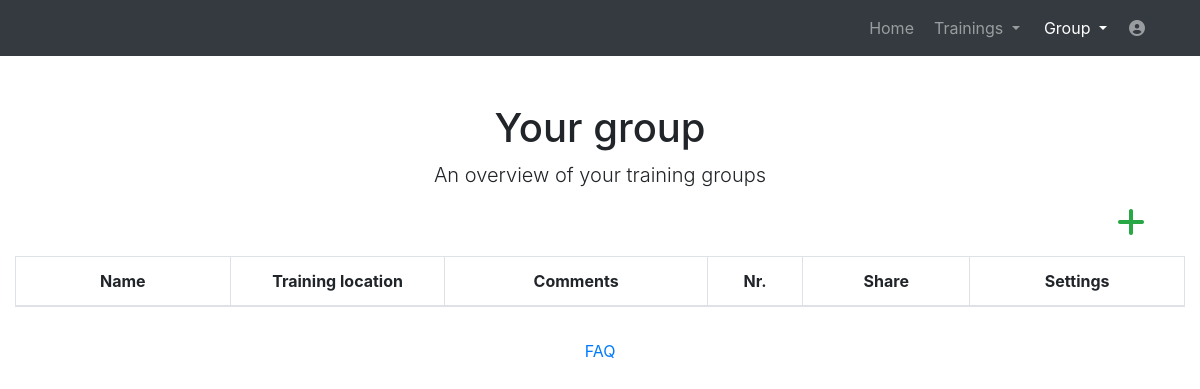
/website/groupnew (signed in), run on an earlier commit of the app's database.
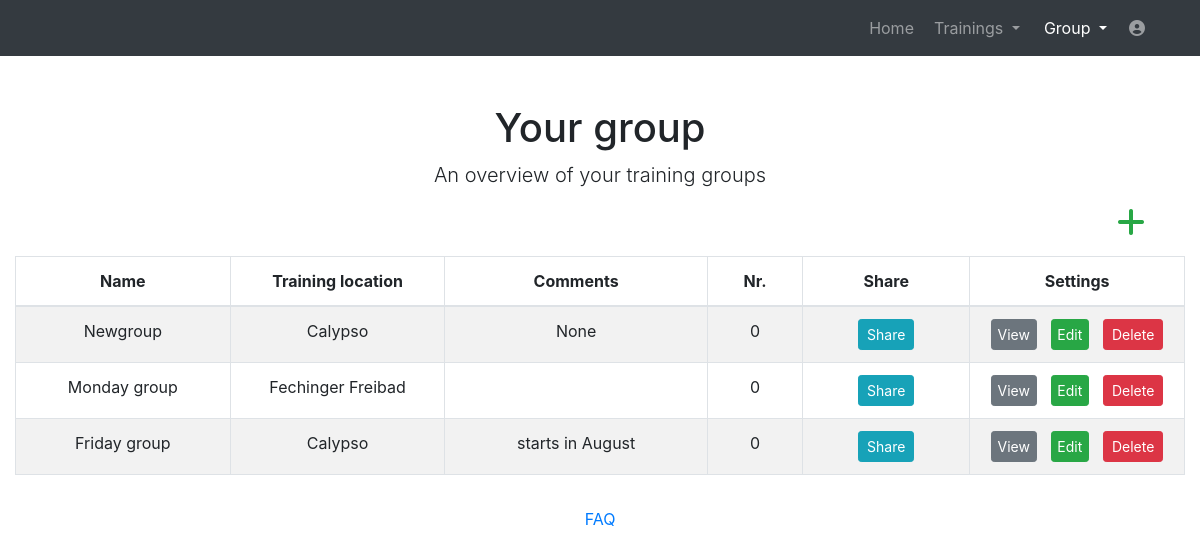
And on a later commit of the database.
### website/models.py (models this page shows)
class Group(models.Model):
    name = models.CharField(max_length=30)
    num = models.IntegerField(default=0)
    comments = models.CharField(max_length=828, null=True)
    place = models.CharField(max_length=255, null=True)
    user = models.ForeignKey(User, on_delete=models.CASCADE)

### website/views_loggedin.py (the view)
# urls.py: path('groupnew', views_loggedin.groupnew, name='groupnew'),
@login_required
def groupnew(request):
    user = request.user
    group = Group.objects.filter(user=user)
    return render(request, 'groupnew.html', context={'group': group})

### templates/groupnew.html (shortened to what this page needs)
<!DOCTYPE html>
<html lang="en">
<head>
  {% load static %}
  <link href="{% static 'vendor/bootstrap/css/bootstrap.min.css' %}" rel="stylesheet">
  <link media="screen" href="{% static 'css/plan.css' %}" rel="stylesheet">
  <link href="{% static 'vendor/fontawesome-free/css/all.min.css' %}" rel="stylesheet" type="text/css">
  <link href="//netdna.bootstrapcdn.com/font-awesome/3.2.1/css/font-awesome.css" rel="stylesheet">
<body>
  <nav class="navbar navbar-expand-lg navbar-dark bg-dark static-top">
    <div class="container">
      <div class="collapse navbar-collapse" id="navbarResponsive">
        <ul class="navbar-nav ml-auto">
          <li class="nav-item ">
            <a class="nav-link" href="home">Home</a>
          </li>
		  <li class="nav-item dropdown no-arrow mx-1">
			<a class="nav-link dropdown-toggle" href="#" id="messagesDropdown" role="button" data-toggle="dropdown" aria-haspopup="true" aria-expanded="false">
					Trainings
			</a>
		  </li>
          <li class="nav-item dropdown no-arrow mx-1 active">
			<a class="nav-link dropdown-toggle" href="#" id="messagesDropdown" role="button" data-toggle="dropdown" aria-haspopup="true" aria-expanded="false">
					Group
			</a>
		  </li>
		   <li class="nav-item dropdown no-arrow">
			<a class="nav-link " href="#" id="userDropdown" role="button" data-toggle="dropdown" aria-haspopup="true" aria-expanded="false">
			  <i class="fas fa-user-circle fa-fw"></i>
			</a>
		  </li>
        </ul>
      </div>
    </div>
  </nav>
  <div class="container">
    <div class="row">
      <div class="col-lg-12 text-center">
        <h1 class="mt-5">Your group</h1>
        <p class="lead">An overview of your training groups</p>
      </div>
    </div>
  </div>
    <div class="container" style="max-width: 1340px;">
    {% include 'grouptablenew.html' %}
  </div>
    <footer class="page-footer font-small blue">
      <div class="footer-copyright text-center py-3">
        <a href="help"> FAQ</a>
      </div>
    </footer>
</body>
</html>

### templates/grouptablenew.html (shortened to what this page needs)
{% load static %}
    <div>
      <div >
        <div id="table" class="table-editable">
          <span class="table-add float-right mb-3 mr-2">
              <a href="{% url 'newgroup' %}" class="text-success" style="margin-right: 2.0rem !important;">
                <i class="fas fa-plus fa-2x" aria-hidden="true"></i>
              </a>
          </span>
          <table id="mytable" class="table table-bordered table-responsive-md table-striped text-center">
            <thead>
              <tr>
                <th class="text-center" style="width:18%;">Name</th>
                <th class="text-center" style="width:18%;">Training location</th>
                <th class="text-center" style="width:22%;">Comments</th>
                <th class="text-center" title="Number of swimmers in group" style="width:8%;">Nr.</th>
                <th class="text-center" style="width:14%;">Share</th>
                <th class="text-center" style="width:18%;">Settings</th>
              </tr>
            </thead>
            <tbody>
             {% for b in group %}
              <tr>
                <td>{{ b.name}}</td>
                <td>{{ b.place }}</td>
                <td>{{ b.comments}}</td>
                <td>{{ b.num }}</td>
                <td>
                  <span>
                    <a href="" class="btn btn-info btn-rounded btn-sm my-0"  data-toggle="modal" data-target="#shareModal{{b.pk}}" >Share</a>
                  </span>
                </td>
                <td>
                  <a href="{% url 'showathlete' athlete_id=b.pk %}" class="btn btn-secondary btn-rounded btn-sm my-0" style="padding-left: 3%; padding-right:3%; margin-right:5%;" >View</a>
                  <a href="{% url 'alterathlete' athlete_id=b.pk %}" class="btn btn-success btn-rounded btn-sm my-0" style="padding-left: 3%; padding-right:3%; margin-right:5%;" >Edit</a>
                  <span>
                    <a href="" class="btn btn-danger btn-rounded btn-sm my-0"  data-toggle="modal" data-target="#deleteModal{{b.pk}}" >Delete</a>
                  </span>
                </td>
              </tr>
             {% endfor %}
            </tbody>
          </table>
        </div>
      </div>
    </div>

What changed in the data, as far as the page shows it:
added Group: name "Newgroup", place "Calypso", comments "None", num "0"
added Group: name "Monday group", place "Fechinger Freibad", num "0"
added Group: name "Friday group", place "Calypso", comments "starts in August", num "0"
